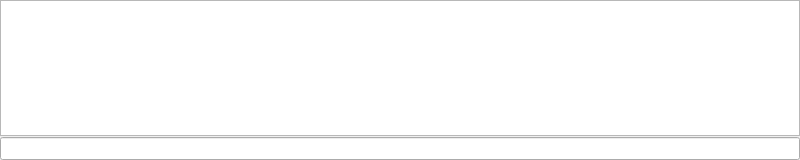
<?xml version="1.0" encoding="UTF-8"?>
<ui version="4.0">
 <class>CommandDockWidget</class>
 <widget class="QDockWidget" name="CommandDockWidget">
  <property name="geometry">
   <rect>
    <x>0</x>
    <y>0</y>
    <width>800</width>
    <height>160</height>
   </rect>
  </property>
  <property name="sizePolicy">
   <sizepolicy hsizetype="Expanding" vsizetype="Fixed">
    <horstretch>0</horstretch>
    <verstretch>0</verstretch>
   </sizepolicy>
  </property>
  <property name="maximumSize">
   <size>
    <width>524287</width>
    <height>160</height>
   </size>
  </property>
  <property name="features">
   <set>QDockWidget::DockWidgetClosable</set>
  </property>
  <property name="windowTitle">
   <string>Command Pane</string>
  </property>
  <widget class="QWidget" name="dockWidgetContents">
   <property name="sizePolicy">
    <sizepolicy hsizetype="Preferred" vsizetype="Preferred">
     <horstretch>0</horstretch>
     <verstretch>0</verstretch>
    </sizepolicy>
   </property>
   <layout class="QVBoxLayout" name="verticalLayout">
    <property name="spacing">
     <number>1</number>
    </property>
    <property name="leftMargin">
     <number>0</number>
    </property>
    <property name="topMargin">
     <number>0</number>
    </property>
    <property name="rightMargin">
     <number>0</number>
    </property>
    <property name="bottomMargin">
     <number>0</number>
    </property>
    <item>
     <widget class="QTextEdit" name="textEdit">
      <property name="sizePolicy">
       <sizepolicy hsizetype="Expanding" vsizetype="Preferred">
        <horstretch>0</horstretch>
        <verstretch>0</verstretch>
       </sizepolicy>
      </property>
      <property name="font">
       <font>
        <family>Courier New</family>
        <pointsize>10</pointsize>
       </font>
      </property>
     </widget>
    </item>
    <item>
     <widget class="QLineEdit" name="lineEdit">
      <property name="font">
       <font>
        <family>Courier New</family>
        <pointsize>10</pointsize>
       </font>
      </property>
     </widget>
    </item>
   </layout>
  </widget>
 </widget>
 <resources/>
 <connections/>
</ui>
